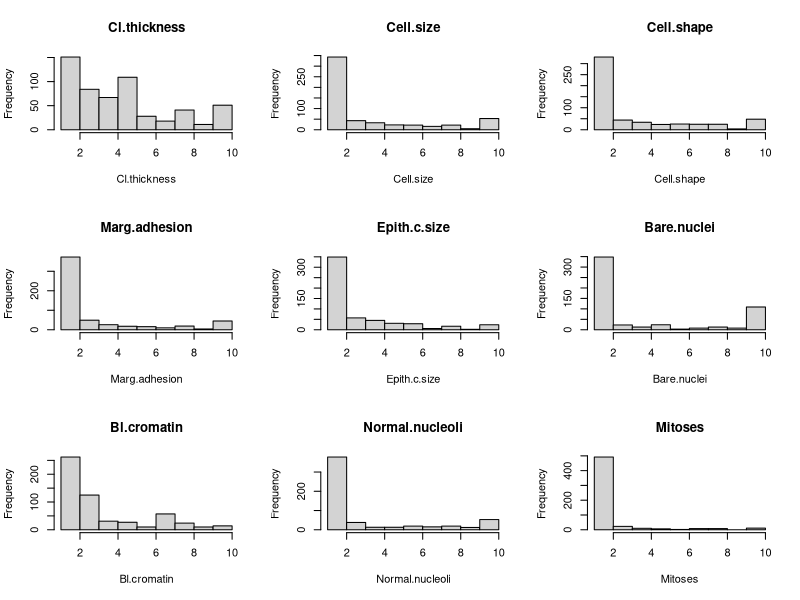
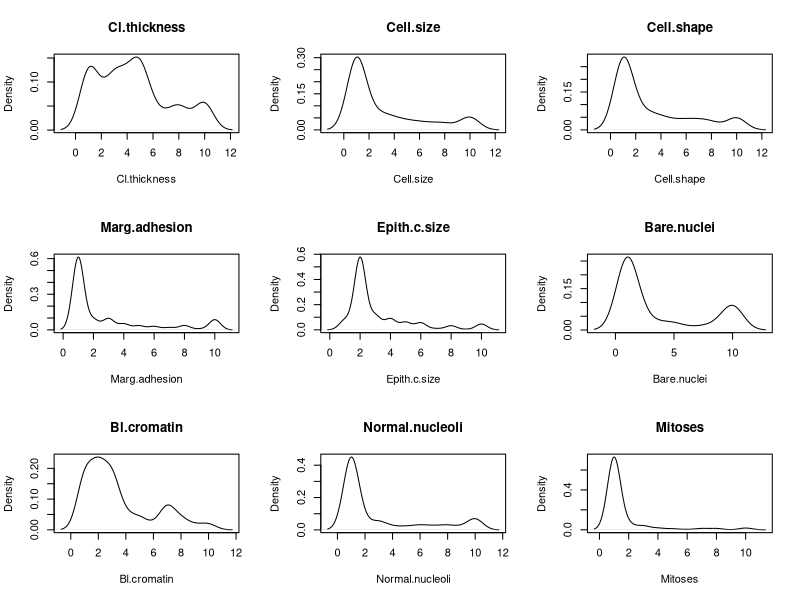
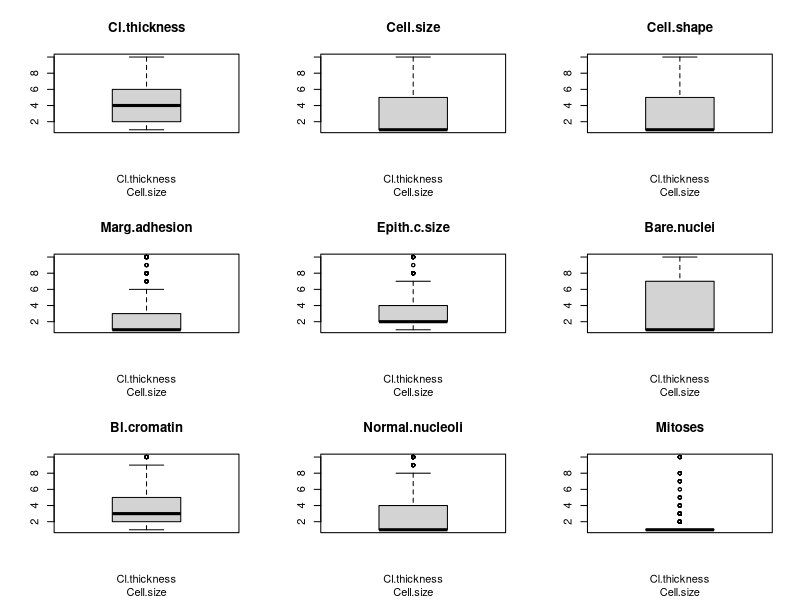
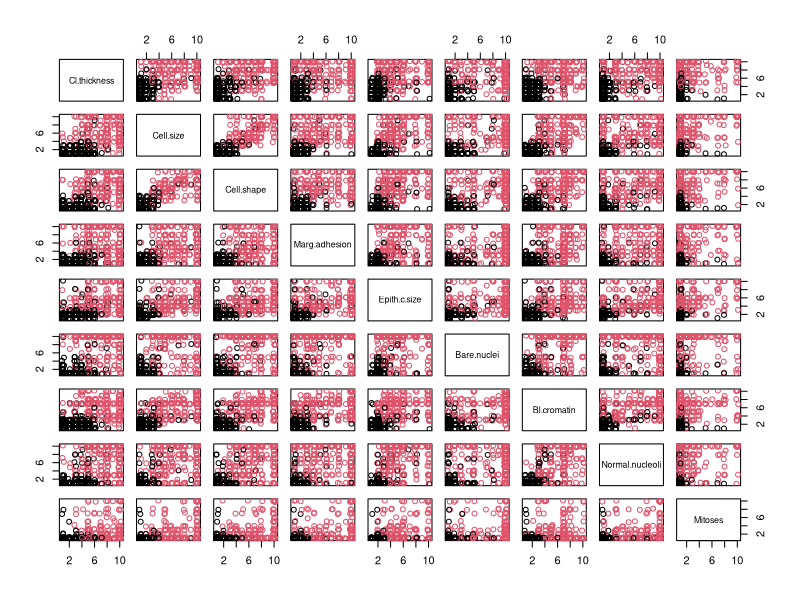
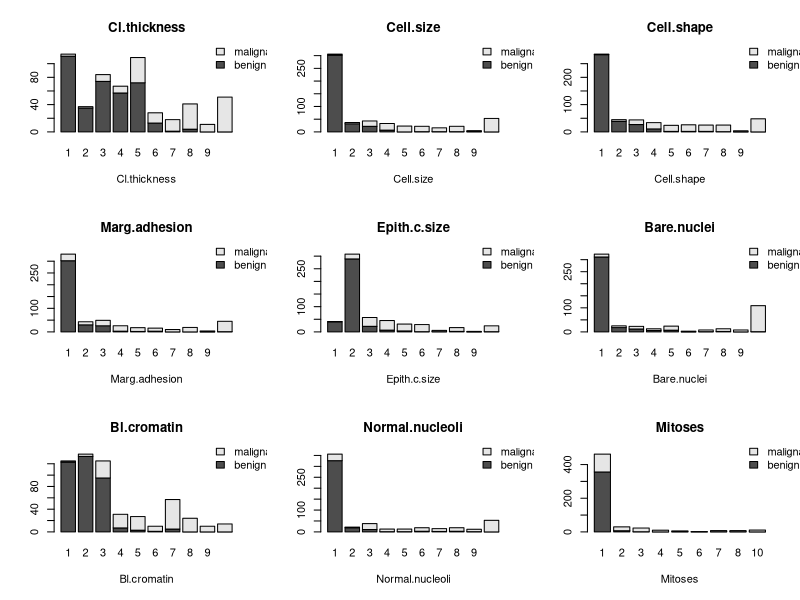

R code for these plots, in order: (Note: this script raises an error after producing the figures.)
## ---- chunk 1
library(mlbench)
library(caret)
## ---- chunk 2
data("BreastCancer")
## ---- chunk 3
inTrain <- createDataPartition(BreastCancer$Class, p = 0.8, list=FALSE)
training <- BreastCancer[inTrain,]
testing <- BreastCancer[-inTrain,]
## ---- chunk 4
dim(training)
## ---- chunk 5
head(training, 10)
## ---- chunk 6
sapply(training, class)
## ---- chunk 7
#Remove ID attribute
training <- training[,-1]
#Convert input values to numeric
for(i in 1:9){
        training[,i] <- as.numeric(as.character(training[,i]))
}
## ---- chunk 8
summary(training)
## ---- chunk 9
cbind(freq = table(training$Class), percentage = prop.table(table(training$Class))*100)
## ---- chunk 10
completeCases <- complete.cases(training)
cor(training[completeCases, 1:9])
## ---- chunk 11
par(mfrow = c(3,3))
for(i in 1:9){
        hist(training[,i], main = names(training)[i], xlab = names(training)[i])
}
## ---- chunk 12
par(mfrow = c(3,3))
completeCases <- complete.cases(training)
for(i in 1:9){
        plot(density(training[completeCases,i]), 
             main = names(training)[i], xlab = names(training)[i])
}
## ---- chunk 13
par(mfrow = c(3,3))
for(i in 1:9){
        boxplot(training[,i], main = names(training)[i], xlab = names(training))
}
## ---- chunk 14
jittered_x <- sapply(training[,1:9], jitter)
pairs(jittered_x, names(training[,1:9]), col = training$Class)
## ---- chunk 15
par(mfrow = c(3,3))
for(i in 1:9){
        barplot(table(training$Class, training[,i]), 
                main = names(training)[i], xlab = names(training)[i],
                legend.text = unique(training$Class),
                args.legend = list(x ='topright', bty='n', inset=c(-0.25,-.20)))
}
## ---- chunk 16
fitControl <- trainControl(method = "repeatedcv", number = 10, repeats = 3)
metric <- "Accuracy"
seed <- set.seed(11)
## ---- chunk 17
#Logistic Regression
set.seed(seed)
fitLG <- train(Class~., data = training,
               method = "glm", metric = metric,
               trControl = fitControl, na.action = na.omit)
#Linear Discriminant Analysis
set.seed(seed)
fitLDA <- train(Class~., data = training,
                method = "lda", metric = metric,
                trControl = fitControl, na.action = na.omit)
#Regularized Logistic Regression
set.seed(seed)
fitGLMNET <- train(Class~., data = training,
                   method = "glmnet", metric = metric,
                   trControl = fitControl, na.action = na.omit)
#K Nearest Neighbors
set.seed(seed)
fitKNN <- train(Class~., data = training,
                method = "knn", metric = metric,
                trControl = fitControl, na.action = na.omit)
#Classification and Regression Trees
set.seed(seed)
fitCART <- train(Class~., data = training,
                 method = "rpart", metric = metric,
                 trControl = fitControl, na.action = na.omit)
#Naive Bayes
set.seed(seed)
fitNB <- train(Class~., data = training,
               method = "nb", metric = metric,
               trControl = fitControl, na.action = na.omit)
#Support Vector Machines with Radial Basis Function
set.seed(seed)
fitSVM <- train(Class~., data = training,
                method = "nb", metric = metric,
                trControl = fitControl, na.action = na.omit)

results <- resamples(list(LG = fitLG,
                          LDA = fitLDA,
                          GLMNET = fitGLMNET,
                          KNN = fitKNN,
                          CART = fitCART,
                          NB = fitNB,
                          SVM = fitSVM))
summary(results)

## ---- chunk 18
scales <- list(x=list(relation = "free"), y = list(relation = "free"))
dotplot(results, scales = scales)
## ---- chunk 19
#Logistic Regression
set.seed(seed)
fitLG <- train(Class~., data = training,
               method = "glm", metric = metric,
               preProc = c("BoxCox"),
               trControl = fitControl, na.action = na.omit)
#Linear Discriminant Analysis
set.seed(seed)
fitLDA <- train(Class~., data = training,
                method = "lda", metric = metric,
                preProc = c("BoxCox"),
                trControl = fitControl, na.action = na.omit)
#Regularized Logistic Regression
set.seed(seed)
fitGLMNET <- train(Class~., data = training,
                   method = "glmnet", metric = metric,
                   preProc = c("BoxCox"),
                   trControl = fitControl, na.action = na.omit)
#K Nearest Neighbors
set.seed(seed)
fitKNN <- train(Class~., data = training,
                method = "knn", metric = metric,
                preProc = c("BoxCox"),
                trControl = fitControl, na.action = na.omit)
#Classification and Regression Trees
set.seed(seed)
fitCART <- train(Class~., data = training,
                 method = "rpart", metric = metric,
                 preProc = c("BoxCox"),
                 trControl = fitControl, na.action = na.omit)
#Naive Bayes
set.seed(seed)
fitNB <- train(Class~., data = training,
               method = "nb", metric = metric,
               preProc = c("BoxCox"),
               trControl = fitControl, na.action = na.omit)
#Support Vector Machines with Radial Basis Function
set.seed(seed)
fitSVM <- train(Class~., data = training,
                method = "svmRadial", metric = metric,
                preProc = c("BoxCox"),
                trControl = fitControl, na.action = na.omit)

transformResults <- resamples(list(LG = fitLG,
                                   LDA = fitLDA,
                                   GLMNET = fitGLMNET,
                                   KNN = fitKNN,
                                   CART = fitCART,
                                   NB = fitNB,
                                   SVM = fitSVM))
summary(transformResults)

## ---- chunk 20
dotplot(transformResults, scales = scales)
## ---- chunk 21
fitGLMNET
## ---- chunk 22
fitControl <- trainControl(method = "repeatedcv", number = 10, repeats = 3)
metric <- "Accuracy"
grid <- expand.grid(.alpha = seq(.05, .15, by = .01),
                    .lambda = c(0.0008189388, 0.0081893883, 0.0818938833))
set.seed(seed)
tuneGLMNET <- train(Class~., data = training,
                    method = "glmnet", metric = metric,
                    tuneGrid = grid, preProc = c("BoxCox"),
                    trControl = fitControl, na.action = na.omit)
tuneGLMNET
## ---- chunk 23
plot(tuneGLMNET)
## ---- chunk 24
fitKNN
## ---- chunk 25
grid <- expand.grid(.k = seq(3, 15, by=1))
set.seed(seed)
tuneKNN <- train(Class~., data = training,
                 method = "knn", metric = metric,
                 tuneGrid = grid, preProc = c("BoxCox"),
                 trControl = fitControl, na.action = na.omit)
tuneKNN
## ---- chunk 26
plot(tuneKNN)
## ---- chunk 27
fitSVM
## ---- chunk 28
grid <- expand.grid(.sigma = c(0.025, 0.05, 0.1, 0.15),
                    .C = seq(1, 10, by = 1))
set.seed(seed)
tuneSVM <- train(Class~., data = training, 
                 method = "svmRadial", metric = metric,
                 tuneGrid = grid, preProc = c("BoxCox"),
                 trControl = fitControl, na.action = na.omit)
tuneSVM
## ---- chunk 29
plot(tuneSVM)
## ---- chunk 30
#Bagged CART
set.seed(seed)
fitTREEBAG <- train(Class~., data = training, 
                    method = "treebag", metric = metric,
                    prePRoc = c("BoxCox"),
                    trControl = fitControl, na.action = na.omit)
#Random Forest
set.seed(seed)
fitRF <- train(Class~., data = training,
               method = "rf", metric = metric,
               preProc = c("BoxCox"),
               trControl = fitControl, na.action = na.omit)
#Stachastic Gradient Boosting
set.seed(seed)
fitGBM <- train(Class~., data = training,
                method = "gbm", metric = metric,
                preProc = c("BoxCox"),
                trControl = fitControl, verbose = FALSE, na.action = na.omit)
#C5.0
set.seed(seed)
fitC5.0 <- train(Class~., data = training,
                method = "C5.0", metric = metric,
                preProc = c("BoxCox"),
                trControl = fitControl, na.action = na.omit)

ensembleResults <- resamples(list(TREEBAG = fitTREEBAG,
                                  RF = fitRF,
                                  GBM = fitGBM,
                                  C5.0 = fitC5.0))
dotplot(ensembleResults)
## ---- chunk 31
summary(ensembleResults)
## ---- chunk 32
set.seed(seed)
noMissingData <- training[complete.cases(training),]
x <- noMissingData[,1:9]
preprocessParams <- preProcess(x, method=c("BoxCox"))
x <- predict(preprocessParams, x)
## ---- chunk 33
set.seed(seed)
testing <- testing[,-1]
testing <- testing[complete.cases(testing),]
for(i in 1:9){
        testing[,i] <- as.numeric(as.character(testing[,i]))
}
testX <- predict(preprocessParams, testing[,1:9])
## ---- chunk 34
set.seed(7)
predictions <- knn3Train(x, testX, noMissingData$Class, k = 9, prob = FALSE)
confusionMatrix(predictions, testing$Class)
